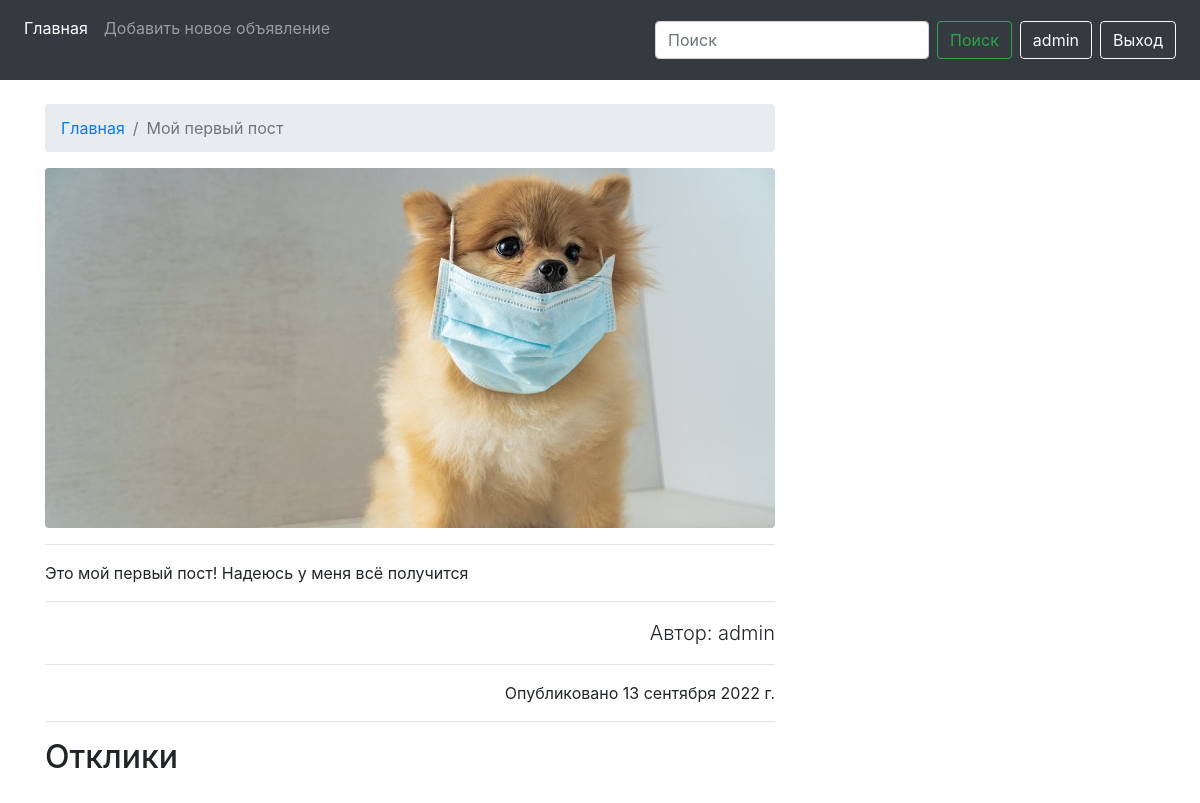
/1 (signed in), run on an earlier commit of the app's database.
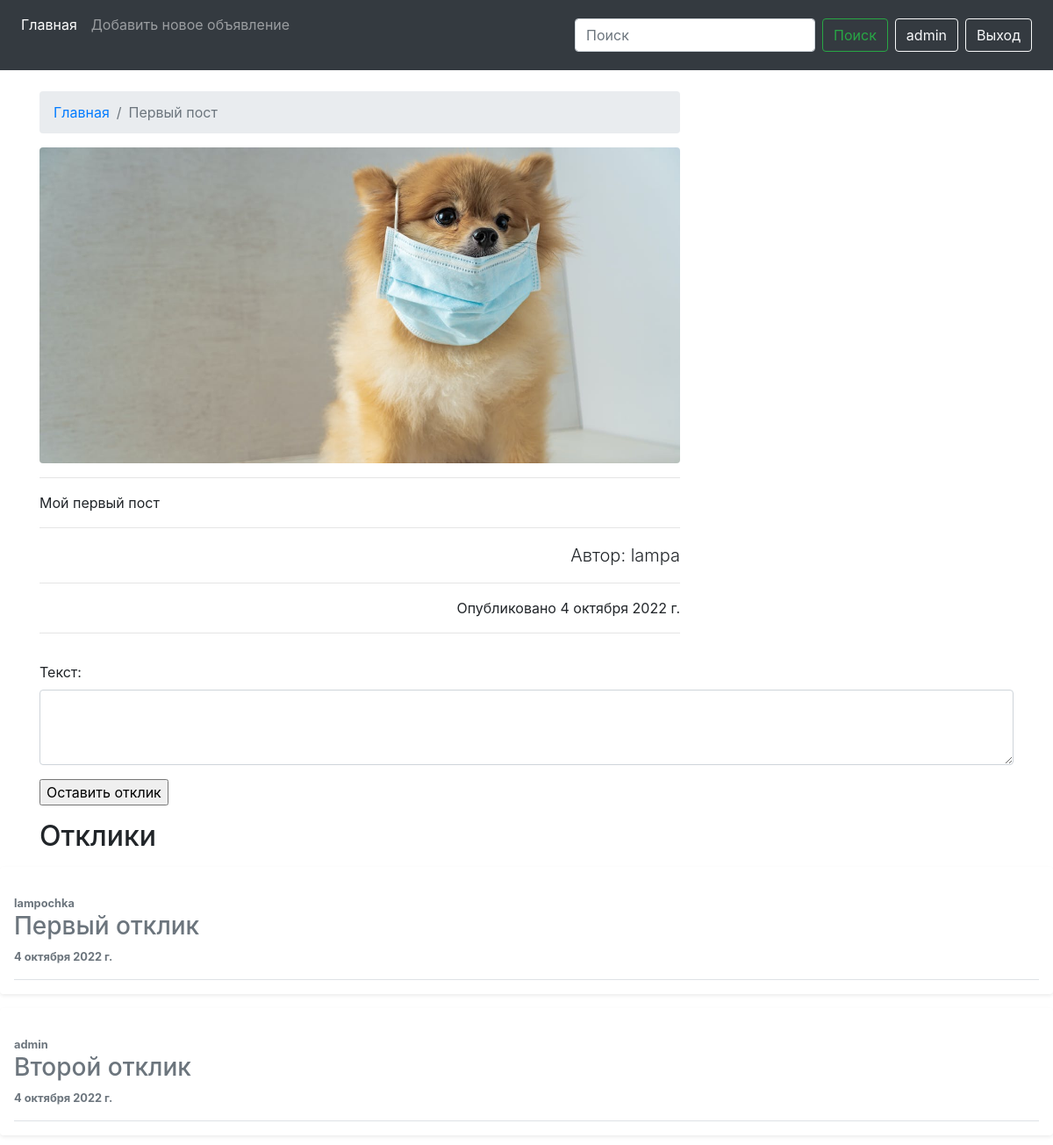
And on a later commit of the database.
### news/models.py (models this page shows, shortened)
class Post(models.Model):
    title = models.CharField(max_length=200)
    content = RichTextUploadingField()
    image = models.ImageField()
    created_at = models.DateField(default=timezone.now)
    author = models.ForeignKey(User, on_delete=models.CASCADE, related_name='author')
    categories = models.ManyToManyField(Category, through='PostCategory', verbose_name='Категория')

class Comment(models.Model):
    post = models.ForeignKey(Post, on_delete=models.CASCADE, related_name='comments')
    user = models.ForeignKey(User, on_delete=models.CASCADE)
    text = models.TextField(max_length=255,  verbose_name='Текст')
    comment_data = models.DateField(auto_now_add=True)
    accepted = models.BooleanField(default=False, verbose_name='Принято')
    class Meta:
        unique_together = ('post', 'user')
    def __str__(self):
        return f'{self.text}'
    def is_accept(self):
        return self.accepted
    '''class Meta:
        ordering = ('comment_data',)

    def __str__(self):
        return 'Comment by {} on {}'.format(self.user, self.post)'''

### news/views.py (the view, shortened to what this page needs)
# urls.py: path('<int:pk>', NewsDetail.as_view(), name='news'),
class NewsDetail(FormMixin, DetailView):
    model = Post
    template_name = 'news.html'
    context_object_name = 'news'
    form_class = CommentForm

### news/forms.py
class CommentForm(forms.ModelForm):
    class Meta:
        model = Comment
        fields = ('text',)
        widgets = {
            'text': forms.Textarea(attrs={
                'class': 'form-control',
                'rows': 3
            }),
        }
    '''def __init__(self, *args, **kwargs):
        super().__init__(*args, **kwargs)
        for field in self.fields:
            self.fields[field].widget.attrs['class'] = 'form-control'''

### templates/news.html (shortened to what this page needs)
{% extends './base.html' %}
{% load static %}
{% block content %}
<div class="container">
    <div class="row">
        <div class="col-lg-8">
            <nav aria-label="breadcrumb" class="mt-4">
                <ol class="breadcrumb">
                    <li class="breadcrumb-item"><a href="{% url 'index' %}">Главная</a></li>
                    <li class="breadcrumb-item active" aria-current="page">{{ news.title }}</li>
                </ol>
            </nav>
            <img class="img-fluid rounded " src="{{ news.image.url }}" alt="">
            <hr>
            <p class="lead">
            {{ news.content|safe }}
            </p>
            <hr>
            <p class="lead text-right">Автор: {{ news.author }}</p>
            <hr>
            <p class="text-right">Опубликовано {{ news.created_at }}</p>
            <hr>
        </div>
    </div>
</div>
<div class="container">
{% if user != news.author and user.is_authenticated %}
<form method="POST">
    {{ form }}
    <input type="submit" value="Оставить отклик">
</form>
{% endif %}
<h2 style="text-align: left;">Отклики</h2>
</div>
{% for com in news.comments.all %}
{% if com.is_accept or user == news.author %}
<div class="my-3 p-3 bg-body rounded shadow-sm">
    <div class="d-flex text-muted pt-3">
        <div class="pb-3 mb-0 small lh-sm border-bottom w-100">
            <div class="d-flex justify-content-between">
                <strong class="text-gray-dark">{{ com.user }}</strong>
            </div>
            <span class="d-block"><h3 style="text-align: left;">{{ com.text }}</h3></span>
            <strong class="text-gray-dark">{{ com.comment_data }}</strong>
            {% endif %}
        </div>
    </div>
</div>
{% endfor %}
{% endblock content %}

What changed in the data, as far as the page shows it:
changed Post "Мой первый пост": title "Мой первый пост" → "Первый пост"; content "Это мой первый пост! Надеюсь у меня всё получится" → "Мой первый пост"; author "admin" → "lampa"; created_at "13 сентября 2022 г." → "4 октября 2022 г."; author_id 1 → 2 (drawn)
now on this page (row edited): Comment: user "lampochka", text "Первый отклик", comment_data "4 октября 2022 г."
now on this page (row edited): Comment: user "admin", text "Второй отклик", comment_data "4 октября 2022 г."
Also different on the page:
form field value: (not shown) → "Оставить отклик"
text now shown: "Текст:"
